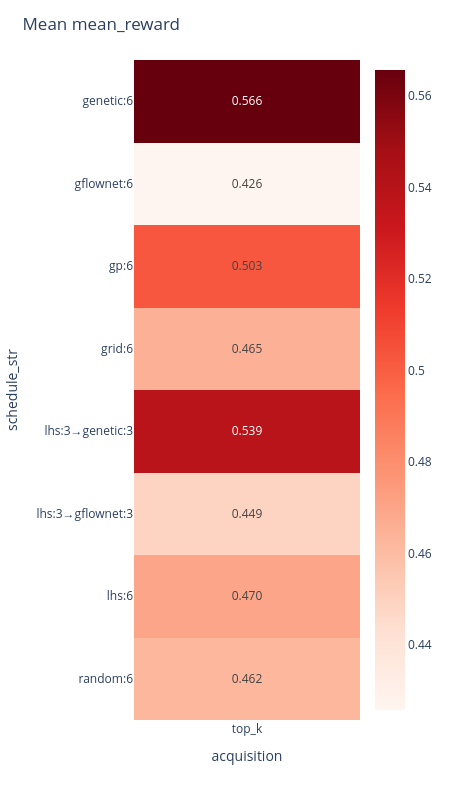

Source (notebook cell):
### Code cell
plot_reward_heatmap(metrics, metric="mean_reward", groupby="schedule_str")

### Figure 1 — Plotly figure (JSON) as saved in the notebook; plotly's stock layout.template omitted (floating-point values rounded to 4 significant figures)
{"data": [{"coloraxis": "coloraxis", "hovertemplate": "acquisition: %{x}<br>schedule_str: %{y}<br>color: %{z}<extra></extra>", "name": "0", "texttemplate": "%{z:.3f}", "type": "heatmap", "x": ["top_k"], "xaxis": "x", "y": ["genetic:6", "gflownet:6", "gp:6", "grid:6", "lhs:3→genetic:3", "lhs:3→gflownet:3", "lhs:6", "random:6"], "yaxis": "y", "z": [[0.5657], [0.4257], [0.5029], [0.465], [0.5393], [0.4493], [0.4699], [0.4622]]}], "layout": {"coloraxis": {"autocolorscale": false, "colorscale": [[0.0, "rgb(255,245,240)"], [0.125, "rgb(254,224,210)"], [0.25, "rgb(252,187,161)"], [0.375, "rgb(252,146,114)"], [0.5, "rgb(251,106,74)"], [0.625, "rgb(239,59,44)"], [0.75, "rgb(203,24,29)"], [0.875, "rgb(165,15,21)"], [1.0, "rgb(103,0,13)"]]}, "height": 800, "margin": {"t": 60}, "title": {"text": "Mean mean_reward"}, "width": 450, "xaxis": {"anchor": "y", "domain": [0.0, 1.0], "title": {"text": "acquisition"}}, "yaxis": {"anchor": "x", "autorange": "reversed", "domain": [0.0, 1.0], "title": {"text": "schedule_str"}}}}
